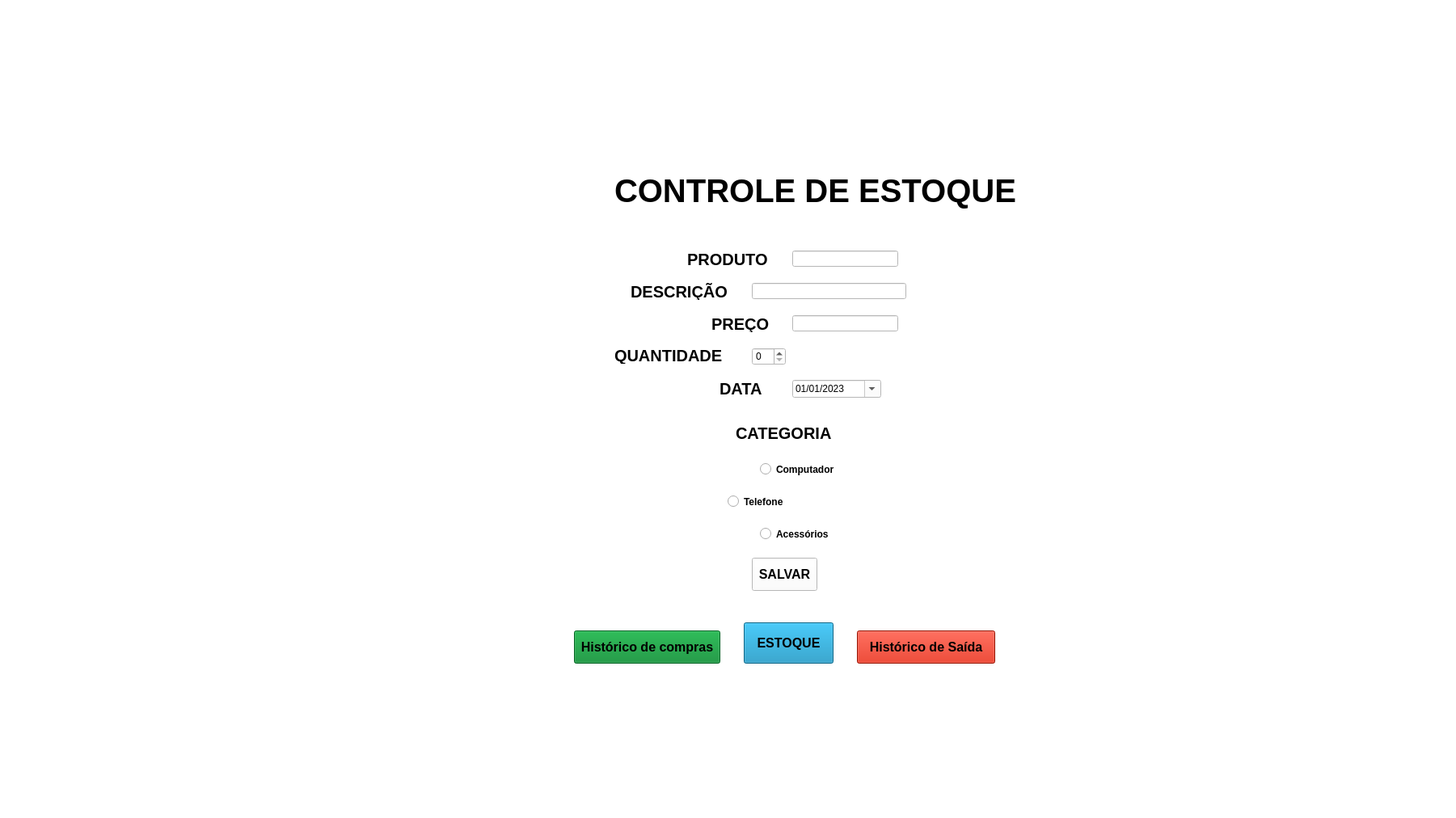
<?xml version="1.0" encoding="UTF-8"?>
<ui version="4.0">
 <class>MainWindow</class>
 <widget class="QMainWindow" name="MainWindow">
  <property name="geometry">
   <rect>
    <x>0</x>
    <y>0</y>
    <width>1801</width>
    <height>1012</height>
   </rect>
  </property>
  <property name="windowTitle">
   <string>MainWindow</string>
  </property>
  <property name="styleSheet">
   <string notr="true">background-color: rgb(255, 255, 255);</string>
  </property>
  <widget class="QWidget" name="centralwidget">
   <widget class="QLabel" name="label">
    <property name="geometry">
     <rect>
      <x>760</x>
      <y>200</y>
      <width>511</width>
      <height>71</height>
     </rect>
    </property>
    <property name="font">
     <font>
      <pointsize>30</pointsize>
      <weight>75</weight>
      <bold>true</bold>
     </font>
    </property>
    <property name="text">
     <string>CONTROLE DE ESTOQUE</string>
    </property>
   </widget>
   <widget class="QLabel" name="label_3">
    <property name="geometry">
     <rect>
      <x>850</x>
      <y>310</y>
      <width>101</width>
      <height>21</height>
     </rect>
    </property>
    <property name="font">
     <font>
      <pointsize>15</pointsize>
      <weight>75</weight>
      <bold>true</bold>
     </font>
    </property>
    <property name="text">
     <string>PRODUTO</string>
    </property>
   </widget>
   <widget class="QLabel" name="label_4">
    <property name="geometry">
     <rect>
      <x>780</x>
      <y>350</y>
      <width>121</width>
      <height>21</height>
     </rect>
    </property>
    <property name="font">
     <font>
      <pointsize>15</pointsize>
      <weight>75</weight>
      <bold>true</bold>
     </font>
    </property>
    <property name="text">
     <string>DESCRIÇÃO</string>
    </property>
   </widget>
   <widget class="QLabel" name="label_5">
    <property name="geometry">
     <rect>
      <x>880</x>
      <y>390</y>
      <width>71</width>
      <height>21</height>
     </rect>
    </property>
    <property name="font">
     <font>
      <pointsize>15</pointsize>
      <weight>75</weight>
      <bold>true</bold>
     </font>
    </property>
    <property name="text">
     <string>PREÇO</string>
    </property>
   </widget>
   <widget class="QLineEdit" name="lineEdit">
    <property name="geometry">
     <rect>
      <x>980</x>
      <y>310</y>
      <width>131</width>
      <height>20</height>
     </rect>
    </property>
    <property name="text">
     <string/>
    </property>
   </widget>
   <widget class="QLineEdit" name="lineEdit_2">
    <property name="geometry">
     <rect>
      <x>930</x>
      <y>350</y>
      <width>191</width>
      <height>20</height>
     </rect>
    </property>
   </widget>
   <widget class="QLineEdit" name="lineEdit_3">
    <property name="geometry">
     <rect>
      <x>980</x>
      <y>390</y>
      <width>131</width>
      <height>20</height>
     </rect>
    </property>
   </widget>
   <widget class="QLabel" name="label_6">
    <property name="geometry">
     <rect>
      <x>910</x>
      <y>520</y>
      <width>121</width>
      <height>31</height>
     </rect>
    </property>
    <property name="font">
     <font>
      <pointsize>15</pointsize>
      <weight>75</weight>
      <bold>true</bold>
     </font>
    </property>
    <property name="text">
     <string>CATEGORIA</string>
    </property>
   </widget>
   <widget class="QRadioButton" name="radioButton">
    <property name="geometry">
     <rect>
      <x>940</x>
      <y>570</y>
      <width>101</width>
      <height>21</height>
     </rect>
    </property>
    <property name="font">
     <font>
      <weight>75</weight>
      <bold>true</bold>
     </font>
    </property>
    <property name="text">
     <string>Computador</string>
    </property>
   </widget>
   <widget class="QRadioButton" name="radioButton_2">
    <property name="geometry">
     <rect>
      <x>900</x>
      <y>610</y>
      <width>71</width>
      <height>21</height>
     </rect>
    </property>
    <property name="font">
     <font>
      <weight>75</weight>
      <bold>true</bold>
     </font>
    </property>
    <property name="text">
     <string>Telefone</string>
    </property>
   </widget>
   <widget class="QRadioButton" name="radioButton_3">
    <property name="geometry">
     <rect>
      <x>940</x>
      <y>650</y>
      <width>101</width>
      <height>21</height>
     </rect>
    </property>
    <property name="font">
     <font>
      <weight>75</weight>
      <bold>true</bold>
     </font>
    </property>
    <property name="text">
     <string>Acessórios</string>
    </property>
   </widget>
   <widget class="QPushButton" name="pushButton">
    <property name="geometry">
     <rect>
      <x>930</x>
      <y>690</y>
      <width>81</width>
      <height>41</height>
     </rect>
    </property>
    <property name="font">
     <font>
      <pointsize>12</pointsize>
      <weight>75</weight>
      <bold>true</bold>
     </font>
    </property>
    <property name="text">
     <string>SALVAR</string>
    </property>
   </widget>
   <widget class="QPushButton" name="pushButton_2">
    <property name="geometry">
     <rect>
      <x>710</x>
      <y>780</y>
      <width>181</width>
      <height>41</height>
     </rect>
    </property>
    <property name="font">
     <font>
      <pointsize>12</pointsize>
      <weight>75</weight>
      <bold>true</bold>
     </font>
    </property>
    <property name="styleSheet">
     <string notr="true">background-color: rgb(0, 136, 43);</string>
    </property>
    <property name="text">
     <string>Histórico de compras</string>
    </property>
   </widget>
   <widget class="QLabel" name="label_8">
    <property name="geometry">
     <rect>
      <x>890</x>
      <y>470</y>
      <width>61</width>
      <height>21</height>
     </rect>
    </property>
    <property name="font">
     <font>
      <pointsize>15</pointsize>
      <weight>75</weight>
      <bold>true</bold>
     </font>
    </property>
    <property name="text">
     <string>DATA</string>
    </property>
   </widget>
   <widget class="QDateEdit" name="dateEdit">
    <property name="geometry">
     <rect>
      <x>980</x>
      <y>470</y>
      <width>110</width>
      <height>22</height>
     </rect>
    </property>
    <property name="displayFormat">
     <string>dd/MM/yyyy</string>
    </property>
    <property name="calendarPopup">
     <bool>true</bool>
    </property>
    <property name="date">
     <date>
      <year>2023</year>
      <month>1</month>
      <day>1</day>
     </date>
    </property>
   </widget>
   <widget class="QLabel" name="label_9">
    <property name="geometry">
     <rect>
      <x>760</x>
      <y>430</y>
      <width>141</width>
      <height>20</height>
     </rect>
    </property>
    <property name="font">
     <font>
      <pointsize>15</pointsize>
      <weight>75</weight>
      <bold>true</bold>
     </font>
    </property>
    <property name="text">
     <string>QUANTIDADE</string>
    </property>
   </widget>
   <widget class="QSpinBox" name="spinBox">
    <property name="geometry">
     <rect>
      <x>930</x>
      <y>430</y>
      <width>42</width>
      <height>22</height>
     </rect>
    </property>
   </widget>
   <widget class="QPushButton" name="pushButton_4">
    <property name="geometry">
     <rect>
      <x>1060</x>
      <y>780</y>
      <width>171</width>
      <height>41</height>
     </rect>
    </property>
    <property name="font">
     <font>
      <pointsize>12</pointsize>
      <weight>75</weight>
      <bold>true</bold>
     </font>
    </property>
    <property name="styleSheet">
     <string notr="true">background-color: rgb(209, 24, 0);</string>
    </property>
    <property name="text">
     <string>Histórico de Saída</string>
    </property>
   </widget>
   <widget class="QPushButton" name="pushButton_3">
    <property name="geometry">
     <rect>
      <x>920</x>
      <y>770</y>
      <width>111</width>
      <height>51</height>
     </rect>
    </property>
    <property name="font">
     <font>
      <pointsize>12</pointsize>
      <weight>75</weight>
      <bold>true</bold>
     </font>
    </property>
    <property name="styleSheet">
     <string notr="true">background-color: rgb(10, 139, 186);</string>
    </property>
    <property name="text">
     <string>ESTOQUE</string>
    </property>
   </widget>
   <widget class="QLabel" name="label_2">
    <property name="geometry">
     <rect>
      <x>820</x>
      <y>60</y>
      <width>381</width>
      <height>91</height>
     </rect>
    </property>
    <property name="text">
     <string/>
    </property>
    <property name="pixmap">
     <pixmap>../../Imagens/TCH.png</pixmap>
    </property>
   </widget>
  </widget>
  <widget class="QMenuBar" name="menubar">
   <property name="geometry">
    <rect>
     <x>0</x>
     <y>0</y>
     <width>1801</width>
     <height>21</height>
    </rect>
   </property>
  </widget>
 </widget>
 <resources/>
 <connections/>
 <designerdata>
  <property name="gridDeltaX">
   <number>10</number>
  </property>
  <property name="gridDeltaY">
   <number>10</number>
  </property>
  <property name="gridSnapX">
   <bool>true</bool>
  </property>
  <property name="gridSnapY">
   <bool>true</bool>
  </property>
  <property name="gridVisible">
   <bool>true</bool>
  </property>
 </designerdata>
</ui>
